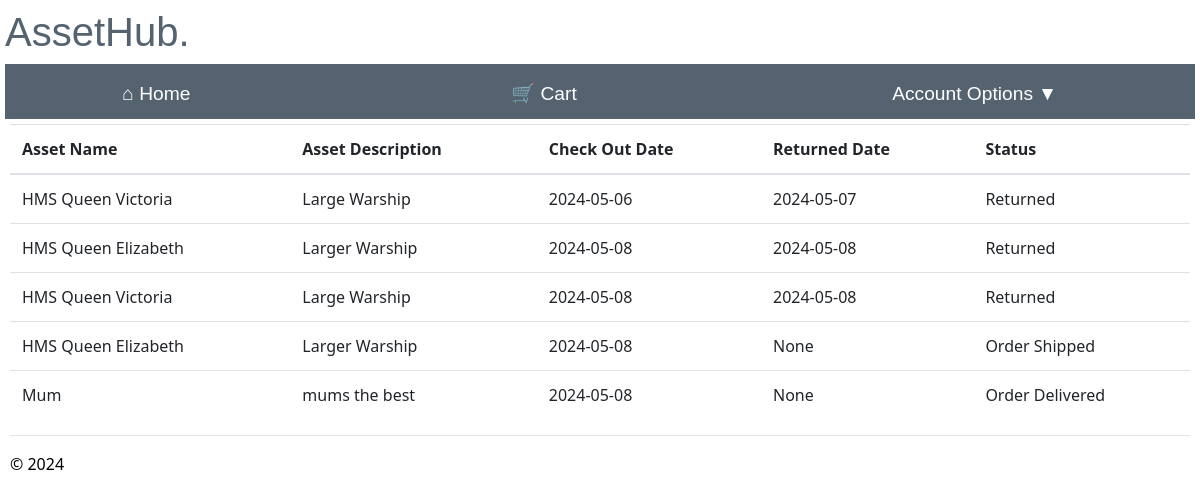
Page /order_history (signed in) on the committed database.
### app/models/models.py (models this page shows)
class Assets(db.Model):
    __tablename__ = 'assets'
    asset_id = db.Column(db.Integer, primary_key=True, nullable=False)
    asset_name = db.Column(db.String(100), nullable=True)#change to not null
    asset_description = db.Column(db.String(225), nullable=True)
    keyword = db.Column(db.String(50), nullable=False)
    available = db.Column(db.String(50), nullable=False, default='Y')

class Order(db.Model):
    __tablename__ = 'order'
    order_id = db.Column(db.Integer, primary_key=True, nullable=False)
    username = db.Column(db.Integer, db.ForeignKey('user.username'), nullable=False)#needs to be string
    asset_id = db.Column(db.String(100), db.ForeignKey('assets.asset_id'), nullable=False)
    branch_id = db.Column(db.Integer, db.ForeignKey('branch.branch_id'), nullable=False)
    check_out_date = db.Column(db.Date,nullable=False)
    return_date = db.Column(db.Date,nullable=True)
    status = db.Column(db.String(20),nullable= False, default='New Order')
    user = relationship('User', backref='order')
    asset = relationship('Assets', backref='order')
    branch = relationship('Branch', backref='order')

### app/main/routes.py (the view)
@bp.route("/order_history")
@login_required
def order_history():
    try:
        order_history = Order.query.filter(Order.username == current_user.username).all()
        asset_names = {}
        asset_description = {}
        for item in order_history:
            asset = Assets.query.filter_by(asset_id=item.asset_id).first()
            if asset:
                asset_names[item.asset_id] = asset.asset_name
                asset_description[item.asset_id] = asset.asset_description
        return render_template('order_history.html', order_history=order_history, asset_names=asset_names,asset_description=asset_description)
    except Exception as e:
        flash("An error occurred retrieving assets.")
    return redirect(url_for("main.home"))

### app/main/templates/order_history.html (shortened to what this page needs)
{% extends "layout.html" %}
{% block content %}
<table class="table table-hover">
    <thead class="active tables">
      <th>Asset Name</th>
      <th>Asset Description</th>
      <th>Check Out Date</th>
      <th>Returned Date</th>
      <th>Status</th>
    </thead>
    <tbody>
      {% for order_history in order_history %}
      <tr>
            <td>{{ asset_names[order_history.asset_id] }}</td>
            <td>{{ asset_description[order_history.asset_id ] }}</td>
            <td>{{ order_history.check_out_date }}</td>
            <td>{{ order_history.return_date }}</td>
            <td>{{ order_history.status }}</td>
      </tr>
      {% endfor %}
    </tbody>
  </table>
{% endblock %}

### app/main/templates/layout.html (shortened to what this page needs)
<!DOCTYPE html>
<html>
    <head>
        <link rel="stylesheet" href="https://stackpath.bootstrapcdn.com/bootstrap/4.5.2/css/bootstrap.min.css">
        <link rel="stylesheet" type="text/css" href="{{ url_for('static', filename='site.css')}}" />
    </head>
    <body>
        <div class="heading">
            <h1>AssetHub.</h1>  </div>
        <div class="navbar">
            <a  href="{{ url_for('main.home') }}" class="navbar-item">&nbsp;&#8962; Home</a>
            <a  href="{{ url_for('main.view_cart') }}" class="navbar-item">&nbsp;&#128722; Cart</a>
            <div class="dropdown">
                <a class="navbar-item dropdown-arrow" >Account Options</a>
            </div>
        </div>
        <div class="body-content">
            {% block content %}
            {% endblock %}
            <hr/>
            <footer>
                <p>&copy; 2024</p>
            </footer>
        </div>
    </body>
</html>

### app/static/site.css (style rules this page uses)
.body-content { padding: 5px; font-family:'Segoe UI', Tahoma, Geneva, Verdana, sans-serif; color: rgb(0, 0, 0); }
.heading { display:block; flex-direction: column; justify-content: center; align-items: center; color: rgb(85, 99, 112); font-family:Arial, Helvetica, sans-serif }
.navbar { background-color: rgb(85, 99, 112); font-size: 1.2em; font-family: 'Trebuchet MS', 'Lucida Sans Unicode', 'Lucida Grande', 'Lucida Sans', Arial, sans-serif; color: white; padding: 8px 30px 2px 4px; }
.navbar-item { padding: 8px; margin: 0 100px; text-decoration: none; color: white; cursor: pointer; }
.dropdown-arrow::after { content: '\25BC'; margin-left: 5px; }

### app/main/templates/layout.html (style rules this page uses)
body { padding: 8px 5px 8px 5px; }

### rows in the picture
Order: check_out_date "2024-05-06", return_date "2024-05-07", status "Returned"
Assets: asset_name "HMS Queen Victoria", asset_description "Large Warship"
Order: check_out_date "2024-05-08", return_date "2024-05-08", status "Returned"
Assets: asset_name "HMS Queen Elizabeth", asset_description "Larger Warship"
Order: check_out_date "2024-05-08", return_date "2024-05-08", status "Returned"
Order: check_out_date "2024-05-08", return_date "None", status "Order Shipped"
Order: check_out_date "2024-05-08", return_date "None", status "Order Delivered"
Assets: asset_name "Mum", asset_description "mums the best"
